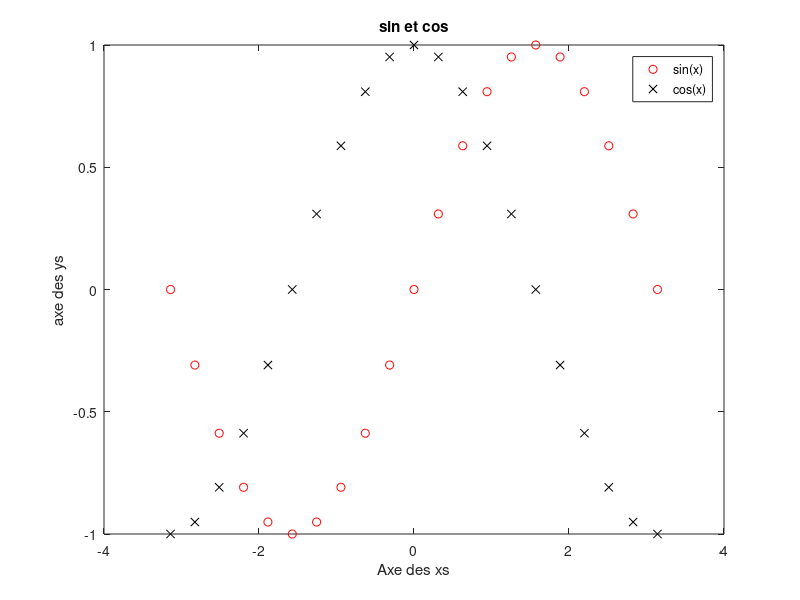

MATLAB code to generate this figure:
figure(1);

x = linspace(-pi, pi, 21);
y = sin(x);
plot(x, y, 'r.o', x, cos(x), 'k.x');
title('sin et cos');
legend('sin(x)', 'cos(x)');
xlabel('Axe des xs');
ylabel('axe des ys');
ylim([-1,1]);

saveas(gca, 'myplot.pdf', 'pdf');